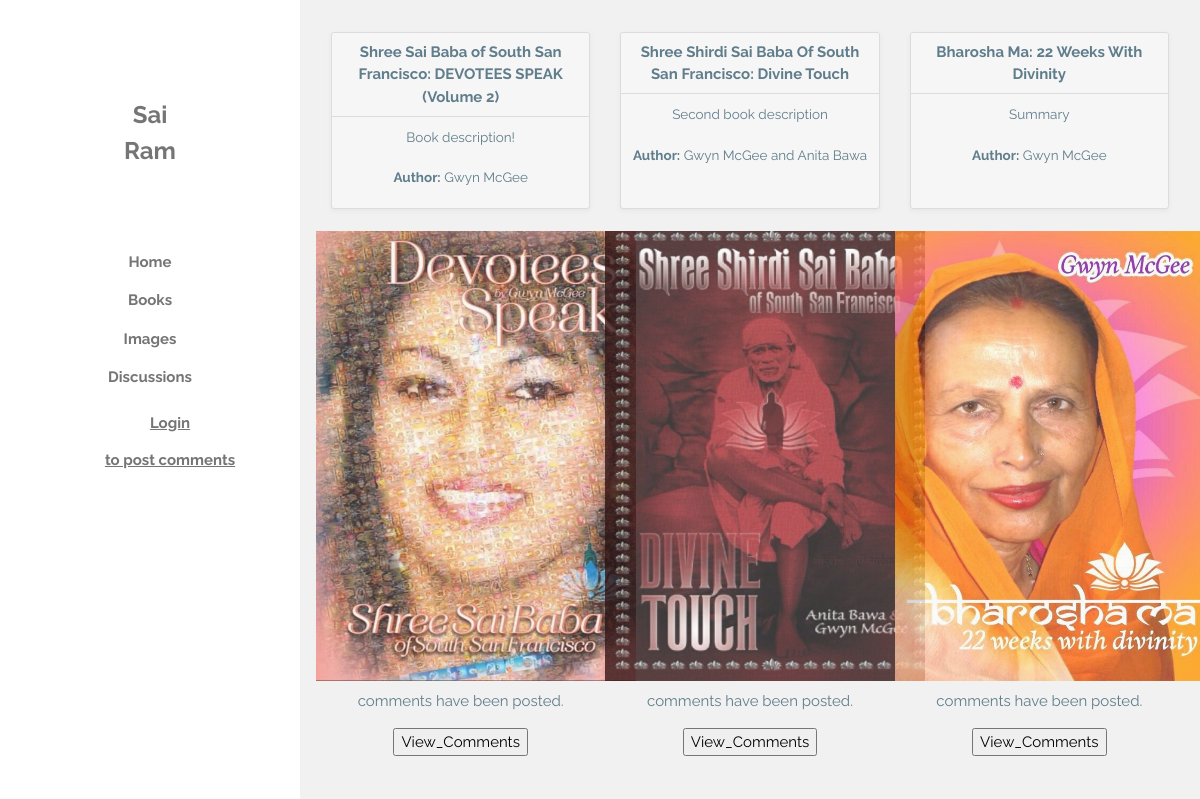
/displaybooks/book_list/, run on the app's committed database.
### displaybooks/models.py (models this page shows, shortened)
class Book(models.Model):
    title = models.CharField(max_length=200)
    author = models.CharField(max_length=200)
    publishdate = models.DateField()
    description = models.TextField()
    summary = models.TextField(max_length=1000, help_text='Enter a brief description of the book')
    isbn = models.CharField('ISBN',max_length=13, help_text='13 Character <a href="https://www.isbn-international.org/content/what-isbn">ISBN number</a>')
    enable_comments = models.BooleanField()
    class Meta:
        ordering = ["-publishdate"]

### displaybooks/views.py (the view, shortened to what this page needs)
# urls.py: path('book_list/', views.book_list, name='list'),
def book_list(request):
    books = Book.objects.all()
    post_comments = False
    commentpost = 'View_Comments'
    return render(request,'displaybooks/book_list.html',  {'books':books,
     'post_comments':post_comments, 'commentpost':commentpost})

### displaybooks/templates/displaybooks/book_list.html (shortened to what this page needs)
{% extends "layout1.html" %}
{% load comments %}
{% block content %}
<div class="w3-container w3-light-grey w3-center w3-text-blue-grey w3-padding-32">
<div class="cards">
    {% for book in books %}
    <div class="card">
        <header>{{ book.title }}</header>
        <div class="card-copy">
            {{ book.description }}
            <br></br>
            <p><b>Author:</b> {{ book.author}}</p>
        </div>
   </div>
    {% endfor %}
</div>
<div class="w3-row">
    <div class="w3-third">
        <a href="http://www.createspace.com/4332967"><img src="/static/images/IMG_3764.jpg" width="320" height="450" alt="Devotees Speak"></a>
            </div>
    <div class="w3-third">
        <a href="http://www.createspace.com/3574380"><img src="/static/images/IMG_3766.jpg" width="320" height="450" alt="Shree Shirdi Sai Baba"></a>
            </div>
    <div class="w3-third">
        <a href="http://www.createspace.com/3409450"><img src="/static/images/IMG_3759.jpg" width="320" height="450" alt="Bharosha ma 22 weeks with divinity"></a>
            </div>
    </div>
<div class="w3-row">
  {% for book in books %}
    <div class="w3-third">
        {% get_comment_count for book as comment_count %}
        <p>{{ comment_count }} comments have been posted.</p>
        <form action="" method="post">
        <p>
          <input type="submit" name="commentpost" value={{ commentpost }}>
        </p>
      </form>
        </div>
      {% endfor %}
{% endblock %}

### displaybooks/templates/layout1.html (shortened to what this page needs)
{% load static from staticfiles %}
<!doctype html>
<html>
    <head>
        <link rel="stylesheet" href="{% static 'css/layout.css' %}">
        <link rel="stylesheet" href="{% static 'css/w3.css' %}">
        </head>
<body class="w3-light-grey w3-content" style="max-width:1600px">
{% block static %}
<nav class="w3-sidebar w3-bar-block w3-white w3-animate-left w3-text-grey w3-collapse w3-top w3-center" style="z-index:3;width:300px;font-weight:bold" id="mySidebar"><br>
		  <h3 class="w3-padding-64 w3-center"><b>Sai<br>Ram</b></h3>
		  <a href="{% url 'displaybooks:home' %}" onclick="w3_close()" class="w3-bar-item w3-button">Home</a>
		  <a href="{% url 'displaybooks:list' %}" onclick="w3_close()" class="w3-bar-item w3-button">Books</a>
		  <a href="{% url 'displaybooks:image' %}" onclick="w3_close()" class="w3-bar-item w3-button">Images</a>
		  <a href="{% url 'displaybooks:discussion' %}" onclick="w3_close()" class="w3-bar-item w3-button">Discussions</a>
          {% if user.is_authenticated %}
          <ul>User: {{ user.get_username }}</ul>
          <ul><a href="{% url 'logout'%}?next={{request.path}}">Logout</a></ul>
          {% else %}
          <ul><a href="{% url 'login'%}?next={{request.path}}">Login<p>to post comments</p></a></ul>
          {% endif %}
</nav>
<div class="w3-main" style="margin-left:300px">
{% endblock static %}
{% block content %}
{% endblock %}
    </body>
</html>

### displaybooks/static/css/layout.css (style rules this page uses)
html { box-sizing: border-box; }
*, *::after, *::before { box-sizing: inherit; }
.cards { display: -webkit-box; display: -moz-box; display: box; display: -webkit-flex; display: -moz-flex; display: -ms-flexbox; display: flex; -webkit-box-lines: multiple; -moz-box-lines: multiple; box-lines: multiple; -webkit-flex-wrap: wrap; -moz-flex-wrap: wrap; -ms-flex-wrap: wrap; flex-wrap: wrap; -webkit-box-pack: justify; -moz-box-pack: justify; box-pack: justify; -webkit-justify-content: space-between; -moz-justify-content: space-between; -ms-justify-content: space-between; -o-justify-content: space-between; justify-content: space-between; -ms-flex-pack: justify; }
.card { -webkit-flex-basis: 15em; -moz-flex-basis: 15em; flex-basis: 15em; -ms-flex-preferred-size: 15em; -webkit-flex-grow: 1; -moz-flex-grow: 1; flex-grow: 1; -ms-flex-positive: 1; -webkit-transition: all 0.2s ease-in-out; -moz-transition: all 0.2s ease-in-out; transition: all 0.2s ease-in-out; background-color: #f6f6f6; border-radius: 3px; border: 1px solid gainsboro; box-shadow: 0 2px 4px #e6e6e6; margin: 0 1em 1.5em 1em; position: relative; }
.card header { -webkit-transition: all 0.2s ease-in-out; -moz-transition: all 0.2s ease-in-out; transition: all 0.2s ease-in-out; background-color: #f6f6f6; border-bottom: 1px solid gainsboro; border-radius: 3px 3px 0 0; font-weight: bold; line-height: 1.5em; padding: 0.5em 0.75em; }
.card .card-copy { font-size: 0.9em; line-height: 1.5em; padding: 0.75em 0.75em; }
.card .card-copy p { margin: 0 0 0.75em; }

### displaybooks/static/css/w3.css (style rules this page uses)
*,*:before,*:after { box-sizing:inherit }
html { -ms-text-size-adjust:100%;-webkit-text-size-adjust:100% }
body { margin:0 }
article,aside,details,figcaption,figure,footer,header,main,menu,nav,section,summary { display:block }
a { background-color:transparent;-webkit-text-decoration-skip:objects }
img { border-style:none }
button,input,select,textarea { font:inherit;margin:0 }
button,input { overflow:visible }
button,html [type=button],[type=reset],[type=submit] { -webkit-appearance:button }
html,body { font-family:Verdana,sans-serif;font-size:15px;line-height:1.5 }
html { overflow-x:hidden }
h3 { font-size:24px }
h1,h2,h3,h4,h5,h6 { font-family:"Segoe UI",Arial,sans-serif;font-weight:400;margin:10px 0 }
img { vertical-align:middle }
a { color:inherit }
.w3-btn,.w3-button { border:none;display:inline-block;padding:8px 16px;vertical-align:middle;overflow:hidden;text-decoration:none;color:inherit;background-color:inherit;text-align:center;cursor:pointer;white-space:nowrap }
.w3-btn,.w3-button { -webkit-touch-callout:none;-webkit-user-select:none;-khtml-user-select:none;-moz-user-select:none;-ms-user-select:none;user-select:none }
.w3-sidebar { height:100%;width:200px;background-color:#fff;position:fixed!important;z-index:1;overflow:auto }
.w3-main,#main { transition:margin-left .4s }
.w3-bar-block .w3-bar-item { width:100%;display:block;padding:8px 16px;text-align:left;border:none;white-space:normal;float:none;outline:0 }
.w3-bar-block.w3-center .w3-bar-item { text-align:center }
.w3-container:after,.w3-container:before,.w3-panel:after,.w3-panel:before,.w3-row:after,.w3-row:before,.w3-row-padding:after,.w3-row-padding:before, .w3-cell-row:before,.w3-cell-row:after,.w3-clear:after,.w3-clear:before,.w3-bar:before,.w3-bar:after { content:"";display:table;clear:both }
.w3-col,.w3-half,.w3-third,.w3-twothird,.w3-threequarter,.w3-quarter { float:left;width:100% }
@media (min-width:601px) { .w3-col.m4,.w3-third { width:33.33333% } }
.w3-content { max-width:980px;margin:auto }
@media (min-width:993px) { .w3-sidebar.w3-collapse { display:block!important } }
.w3-top,.w3-bottom { position:fixed;width:100%;z-index:1 }
.w3-top { top:0 }
.w3-container,.w3-panel { padding:0.01em 16px }
.w3-animate-left { position:relative;animation:animateleft 0.4s }
.w3-center { text-align:center!important }
.w3-padding-32 { padding-top:32px!important;padding-bottom:32px!important }
.w3-padding-64 { padding-top:64px!important;padding-bottom:64px!important }
.w3-white,.w3-hover-white:hover { color:#000!important;background-color:#fff!important }
.w3-light-grey,.w3-hover-light-grey:hover,.w3-light-gray,.w3-hover-light-gray:hover { color:#000!important;background-color:#f1f1f1!important }
.w3-text-blue-grey,.w3-hover-text-blue-grey:hover,.w3-text-blue-gray,.w3-hover-text-blue-gray:hover { color:#607d8b!important }
.w3-text-grey,.w3-hover-text-grey:hover,.w3-text-gray,.w3-hover-text-gray:hover { color:#757575!important }

### data on the page
Book: title "Shree Sai Baba of South San Francisco: DEVOTEES SPEAK (Volume 2)", description "Book description!", author "Gwyn McGee"
Book: title "Shree Shirdi Sai Baba Of South San Francisco: Divine Touch", description "Second book description", author "Gwyn McGee and Anita Bawa"
Book: title "Bharosha Ma: 22 Weeks With Divinity", description "Summary", author "Gwyn McGee"
